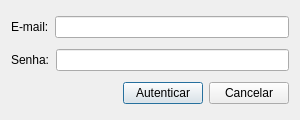
<?xml version="1.0" encoding="UTF-8"?>
<ui version="4.0">
 <class>fm_autenticacao</class>
 <widget class="QDialog" name="fm_autenticacao">
  <property name="geometry">
   <rect>
    <x>0</x>
    <y>0</y>
    <width>300</width>
    <height>120</height>
   </rect>
  </property>
  <property name="windowTitle">
   <string>Autenticação - Controle de estoque</string>
  </property>
  <property name="windowIcon">
   <iconset resource="resource_files.qrc">
    <normaloff>:/icons/images/icone.png</normaloff>:/icons/images/icone.png</iconset>
  </property>
  <layout class="QGridLayout" name="gridLayout">
   <item row="0" column="0">
    <layout class="QHBoxLayout" name="horizontalLayout">
     <item>
      <widget class="QLabel" name="label">
       <property name="text">
        <string>E-mail:</string>
       </property>
      </widget>
     </item>
     <item>
      <widget class="QLineEdit" name="lineEdit_email"/>
     </item>
    </layout>
   </item>
   <item row="1" column="0">
    <layout class="QHBoxLayout" name="horizontalLayout_2">
     <item>
      <widget class="QLabel" name="label_2">
       <property name="text">
        <string>Senha:</string>
       </property>
      </widget>
     </item>
     <item>
      <widget class="QLineEdit" name="lineEdit_senha">
       <property name="echoMode">
        <enum>QLineEdit::Password</enum>
       </property>
      </widget>
     </item>
    </layout>
   </item>
   <item row="2" column="0">
    <layout class="QHBoxLayout" name="horizontalLayout_3">
     <item>
      <spacer name="horizontalSpacer">
       <property name="orientation">
        <enum>Qt::Horizontal</enum>
       </property>
       <property name="sizeHint" stdset="0">
        <size>
         <width>40</width>
         <height>20</height>
        </size>
       </property>
      </spacer>
     </item>
     <item>
      <widget class="QPushButton" name="pushButton_autenticar">
       <property name="text">
        <string>Autenticar</string>
       </property>
      </widget>
     </item>
     <item>
      <widget class="QPushButton" name="pushButton_cancelar">
       <property name="text">
        <string>Cancelar</string>
       </property>
      </widget>
     </item>
    </layout>
   </item>
  </layout>
 </widget>
 <resources>
  <include location="resource_files.qrc"/>
 </resources>
 <connections/>
</ui>
